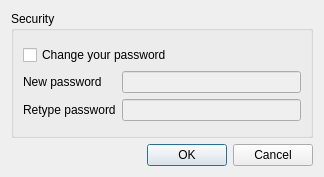
<?xml version="1.0" encoding="UTF-8"?>
<ui version="4.0">
 <class>SettingsDialog</class>
 <widget class="QDialog" name="SettingsDialog">
  <property name="geometry">
   <rect>
    <x>0</x>
    <y>0</y>
    <width>324</width>
    <height>177</height>
   </rect>
  </property>
  <property name="windowTitle">
   <string>Dialog</string>
  </property>
  <layout class="QVBoxLayout" name="verticalLayout_2">
   <item>
    <widget class="QGroupBox" name="groupBox">
     <property name="title">
      <string>Security</string>
     </property>
     <layout class="QVBoxLayout" name="verticalLayout">
      <item>
       <layout class="QGridLayout" name="gridLayout">
        <item row="0" column="0" colspan="2">
         <widget class="QCheckBox" name="changePasswordCB">
          <property name="text">
           <string>Change your password</string>
          </property>
         </widget>
        </item>
        <item row="1" column="0">
         <widget class="QLabel" name="label">
          <property name="text">
           <string>New password</string>
          </property>
         </widget>
        </item>
        <item row="1" column="1">
         <widget class="QLineEdit" name="passwordEdit">
          <property name="enabled">
           <bool>false</bool>
          </property>
          <property name="echoMode">
           <enum>QLineEdit::Password</enum>
          </property>
         </widget>
        </item>
        <item row="2" column="0">
         <widget class="QLabel" name="label_2">
          <property name="text">
           <string>Retype password</string>
          </property>
         </widget>
        </item>
        <item row="2" column="1">
         <widget class="QLineEdit" name="verifyEdit">
          <property name="enabled">
           <bool>false</bool>
          </property>
          <property name="echoMode">
           <enum>QLineEdit::Password</enum>
          </property>
         </widget>
        </item>
       </layout>
      </item>
     </layout>
    </widget>
   </item>
   <item>
    <widget class="QDialogButtonBox" name="buttonBox">
     <property name="orientation">
      <enum>Qt::Horizontal</enum>
     </property>
     <property name="standardButtons">
      <set>QDialogButtonBox::Cancel|QDialogButtonBox::Ok</set>
     </property>
    </widget>
   </item>
  </layout>
 </widget>
 <resources/>
 <connections>
  <connection>
   <sender>buttonBox</sender>
   <signal>accepted()</signal>
   <receiver>SettingsDialog</receiver>
   <slot>accept()</slot>
   <hints>
    <hint type="sourcelabel">
     <x>248</x>
     <y>254</y>
    </hint>
    <hint type="destinationlabel">
     <x>157</x>
     <y>274</y>
    </hint>
   </hints>
  </connection>
  <connection>
   <sender>buttonBox</sender>
   <signal>rejected()</signal>
   <receiver>SettingsDialog</receiver>
   <slot>reject()</slot>
   <hints>
    <hint type="sourcelabel">
     <x>316</x>
     <y>260</y>
    </hint>
    <hint type="destinationlabel">
     <x>286</x>
     <y>274</y>
    </hint>
   </hints>
  </connection>
 </connections>
</ui>
